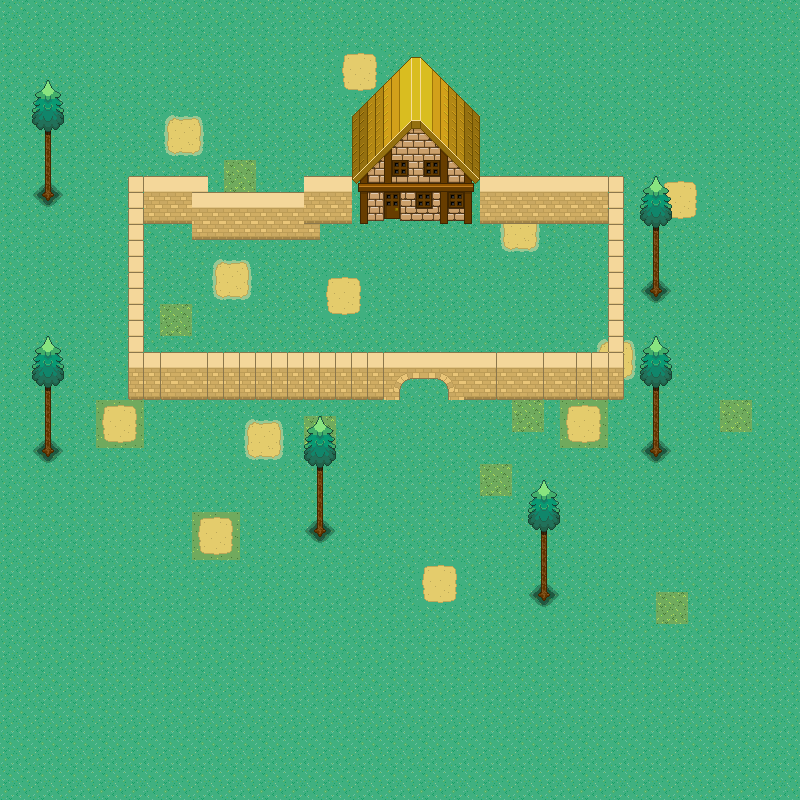

Tiled map render using the project's own tile images. Description and the map definition, with tile-layer contents summarised, below:
An orthogonal 50x50 tile map with 16x16 px tiles, 2 tile layers (Ground, Terrain).

<map version="1.0" orientation="orthogonal" renderorder="right-down" width="50" height="50" tilewidth="16" tileheight="16" nextobjectid="1">
 <tileset firstgid="1" name="spritesheet" tilewidth="16" tileheight="16" tilecount="4096" columns="64">
  <image source="spritesheet.png" width="1024" height="1024" />
 </tileset>
 <layer name="Ground" width="50" height="50">
  <data>[2500 cells, 2500 non-empty, 35 distinct tile ids]</data>
 </layer>
 <layer name="Terrain" width="50" height="50">
  <data>[2500 cells, 352 non-empty, 122 distinct tile ids]</data>
 </layer>
</map>